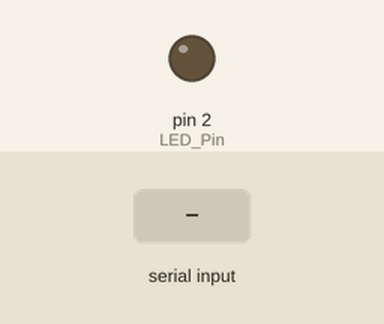
Recording of a sketch running on a simulated Arduino Uno, built with avr-gcc and run on an emulated ATmega328P. Shown: output pins drawn as LEDs (lit = HIGH). Inputs (shaded band) come from the test bench.

Above: at 1.2 s.
1.3 s: "1" received over Serial
At 2.5 s:
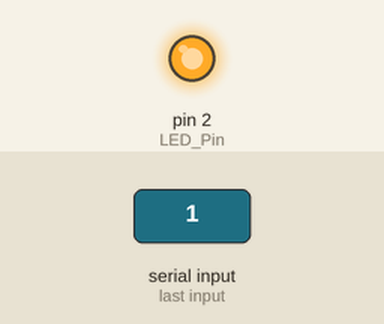
2.9 s: "0" received over Serial
At 3.8 s:
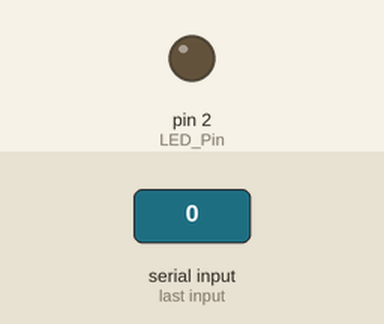
Timing chart, 0 to 5.9 s (numbered marks = the images above; inputs shaded):
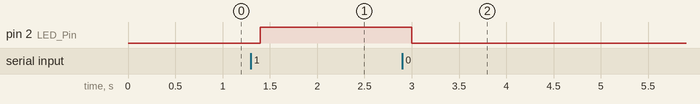

The sketch:

014_C__form_ve_Arduino_Led_yakip_sondurme.ino
```cpp
// C# Form ile Arduinoda Led Yakip Sondurmek
    int LED_Pin=2;

    void setup()
  {
    Serial.begin(9600);
    pinMode(LED_Pin,OUTPUT);
  }


    void loop()
  {
  char gelen_bilgi=Serial.read();
    if(gelen_bilgi=='1')
  {
    digitalWrite(LED_Pin,HIGH);
  }

    if(gelen_bilgi=='0')
  {
    digitalWrite(LED_Pin,LOW);
  }

  delay(100);
  }
```

Measured:
- after the input at 1.3 s, pin 2 (LED_Pin): LOW → HIGH after 0.10 s
- after the input at 2.9 s, pin 2 (LED_Pin): HIGH → LOW after 0.10 s
